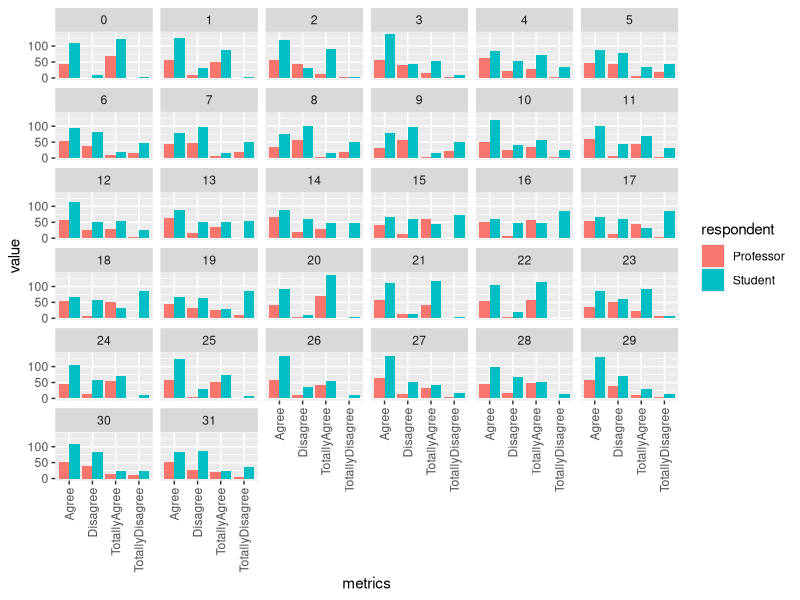

Recreate this plot in R.
## ---- chunk 1
library(readxl)
library(ggplot2)
library(dplyr)
library(tidyr)
library(stringr)
## ---- chunk 2
students_tibble <- read_xlsx("data/likert_survey.xlsx", sheet = "students")
professors_tibble <- read_xlsx("data/likert_survey.xlsx", sheet = "professors")
## ---- chunk 3
students_tibble %>%
  select(!QuestionID) %>%
  pivot_longer(cols=c(TotallyDisagree,Disagree,Agree,TotallyAgree),
             names_to = "metrics",
             values_to = "value") %>%
  summarise(total_answers = sum(value))
## ---- chunk 4
professors_tibble %>%
  select(!QuestionID) %>%
  pivot_longer(cols=c(TotallyDisagree,Disagree,Agree,TotallyAgree),
             names_to = "metrics",
             values_to = "value") %>%
  summarise(total_answers = sum(value))
## ---- chunk 5
students_tibble %>%
  pivot_longer(cols=c(TotallyDisagree,Disagree,Agree,TotallyAgree),
             names_to = "Opinions",
             values_to = "value") %>%
  group_by(QuestionID) %>%
  summarise(total_value=sum(value)) %>%
  mutate(maximum_value = max(total_value)) %>%
  mutate(minimum_value = min(total_value)) %>%
  summarise(maximum_value=maximum_value,minimum_value=minimum_value) %>%
  distinct()
## ---- chunk 6
students_tibble %>%
  pivot_longer(cols=c(TotallyDisagree,Disagree,Agree,TotallyAgree),
             names_to = "Opinions",
             values_to = "value") %>%
  group_by(QuestionID) %>%
  summarise(total_value=sum(value)) %>%
  pivot_wider(names_from = QuestionID, 
           values_from = total_value)
## ---- chunk 7
professors_tibble %>%
  pivot_longer(cols=c(TotallyDisagree,Disagree,Agree,TotallyAgree),
             names_to = "Opinions",
             values_to = "value") %>%
  group_by(QuestionID) %>%
  summarise(total_value=sum(value)) %>%
  mutate(maximum_value = max(total_value)) %>%
  mutate(minimum_value = min(total_value)) %>%
  summarise(maximum_value=maximum_value,minimum_value=minimum_value) %>%
  distinct()
## ---- chunk 8
professors_tibble %>%
  pivot_longer(cols=c(TotallyDisagree,Disagree,Agree,TotallyAgree),
             names_to = "Opinions",
             values_to = "value") %>%
  group_by(QuestionID) %>%
  summarise(total_value=sum(value)) %>%
  pivot_wider(names_from = QuestionID, 
           values_from = total_value)
## ---- chunk 9
professors_tibble <- professors_tibble %>%
  mutate("respondent" = "Professor")

students_tibble <- students_tibble %>%
  mutate("respondent" = "Student")

tibble_for_viz <- professors_tibble %>%
  bind_rows(students_tibble) %>%
  pivot_longer(cols=c(TotallyDisagree,Disagree,Agree,TotallyAgree),
               names_to = "metrics",
               values_to = "value")

ggplot(tibble_for_viz, aes(x=metrics, y=value, fill=respondent)) +
  geom_col(position = "dodge") +
  facet_wrap(vars(QuestionID)) +
  theme(axis.text.x=element_text(angle=90,hjust=1,vjust=0.5))
  
## ---- chunk 10
tibble_for_viz %>%
  rename(
    question_id = QuestionID,
    answer_count = value,
    answer_type = metrics
  ) %>%
  group_by(question_id, respondent) %>%
  slice(which.max(answer_count))
